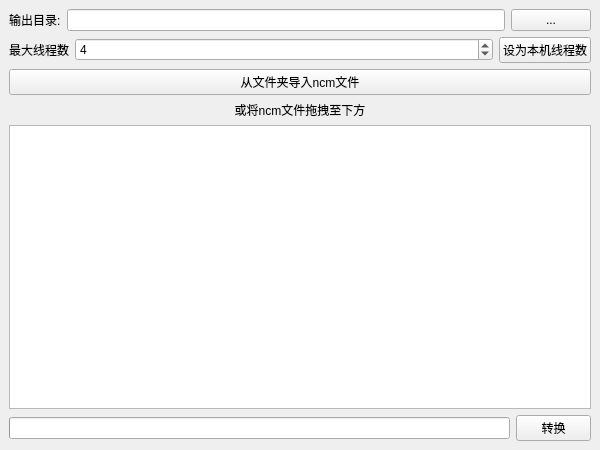
<?xml version="1.0" encoding="UTF-8"?>
<ui version="4.0">
 <class>MainWindow</class>
 <widget class="QMainWindow" name="MainWindow">
  <property name="geometry">
   <rect>
    <x>0</x>
    <y>0</y>
    <width>600</width>
    <height>450</height>
   </rect>
  </property>
  <property name="sizePolicy">
   <sizepolicy hsizetype="Minimum" vsizetype="Preferred">
    <horstretch>0</horstretch>
    <verstretch>0</verstretch>
   </sizepolicy>
  </property>
  <property name="minimumSize">
   <size>
    <width>600</width>
    <height>450</height>
   </size>
  </property>
  <property name="windowTitle">
   <string>ncmppGui</string>
  </property>
  <property name="styleSheet">
   <string notr="true">QMainWindow&gt;.QWidget{background-color: rgb(255, 255, 255);}
*{font: 11pt &quot;HarmonyOS Sans SC&quot;;}</string>
  </property>
  <widget class="QWidget" name="centralwidget">
   <layout class="QGridLayout" name="gridLayout">
    <item row="0" column="0">
     <layout class="QVBoxLayout" name="verticalLayout">
      <item>
       <layout class="QHBoxLayout" name="horizontalLayout">
        <item>
         <widget class="QLabel" name="label">
          <property name="text">
           <string>输出目录:</string>
          </property>
         </widget>
        </item>
        <item>
         <widget class="QtMaterialTextField" name="outDir_lineEdit"/>
        </item>
        <item>
         <widget class="QtMaterialRaisedButton" name="dirChoose_button">
          <property name="text">
           <string>...</string>
          </property>
         </widget>
        </item>
       </layout>
      </item>
      <item>
       <layout class="QHBoxLayout" name="horizontalLayout_3">
        <item>
         <widget class="QLabel" name="label_3">
          <property name="sizePolicy">
           <sizepolicy hsizetype="Fixed" vsizetype="Preferred">
            <horstretch>0</horstretch>
            <verstretch>0</verstretch>
           </sizepolicy>
          </property>
          <property name="text">
           <string>最大线程数</string>
          </property>
         </widget>
        </item>
        <item>
         <widget class="QSpinBox" name="spin_threadCount">
          <property name="minimum">
           <number>1</number>
          </property>
          <property name="value">
           <number>4</number>
          </property>
         </widget>
        </item>
        <item>
         <widget class="QtMaterialFlatButton" name="resetThreadCount_button">
          <property name="sizePolicy">
           <sizepolicy hsizetype="Fixed" vsizetype="Fixed">
            <horstretch>0</horstretch>
            <verstretch>0</verstretch>
           </sizepolicy>
          </property>
          <property name="text">
           <string>设为本机线程数</string>
          </property>
         </widget>
        </item>
       </layout>
      </item>
      <item>
       <widget class="QtMaterialFlatButton" name="import_button">
        <property name="sizePolicy">
         <sizepolicy hsizetype="Minimum" vsizetype="Minimum">
          <horstretch>0</horstretch>
          <verstretch>0</verstretch>
         </sizepolicy>
        </property>
        <property name="text">
         <string>从文件夹导入ncm文件</string>
        </property>
       </widget>
      </item>
      <item>
       <widget class="QLabel" name="label_2">
        <property name="text">
         <string>或将ncm文件拖拽至下方</string>
        </property>
        <property name="alignment">
         <set>Qt::AlignCenter</set>
        </property>
       </widget>
      </item>
      <item>
       <widget class="QListWidget_withDrop" name="input_listWidget">
        <property name="editTriggers">
         <set>QAbstractItemView::NoEditTriggers</set>
        </property>
        <property name="dragDropMode">
         <enum>QAbstractItemView::InternalMove</enum>
        </property>
        <property name="sortingEnabled">
         <bool>true</bool>
        </property>
       </widget>
      </item>
      <item>
       <layout class="QHBoxLayout" name="horizontalLayout_2">
        <item>
         <widget class="QtMaterialProgress" name="progressBar">
          <property name="value">
           <number>0</number>
          </property>
          <property name="textVisible">
           <bool>false</bool>
          </property>
         </widget>
        </item>
        <item>
         <widget class="QtMaterialRaisedButton" name="do_button">
          <property name="maximumSize">
           <size>
            <width>75</width>
            <height>16777215</height>
           </size>
          </property>
          <property name="text">
           <string>转换</string>
          </property>
         </widget>
        </item>
       </layout>
      </item>
     </layout>
    </item>
   </layout>
  </widget>
 </widget>
 <customwidgets>
  <customwidget>
   <class>QListWidget_withDrop</class>
   <extends>QListWidget</extends>
   <header>src/qlistwidget_withdrop.h</header>
  </customwidget>
  <customwidget>
   <class>QtMaterialProgress</class>
   <extends>QProgressBar</extends>
   <header>qtmaterialprogress.h</header>
  </customwidget>
  <customwidget>
   <class>QtMaterialRaisedButton</class>
   <extends>QPushButton</extends>
   <header>qtmaterialraisedbutton.h</header>
  </customwidget>
  <customwidget>
   <class>QtMaterialFlatButton</class>
   <extends>QPushButton</extends>
   <header>qtmaterialflatbutton.h</header>
  </customwidget>
  <customwidget>
   <class>QtMaterialTextField</class>
   <extends>QLineEdit</extends>
   <header>qtmaterialtextfield.h</header>
  </customwidget>
 </customwidgets>
 <tabstops>
  <tabstop>outDir_lineEdit</tabstop>
  <tabstop>dirChoose_button</tabstop>
  <tabstop>spin_threadCount</tabstop>
  <tabstop>resetThreadCount_button</tabstop>
  <tabstop>import_button</tabstop>
  <tabstop>input_listWidget</tabstop>
  <tabstop>do_button</tabstop>
 </tabstops>
 <resources/>
 <connections/>
</ui>
